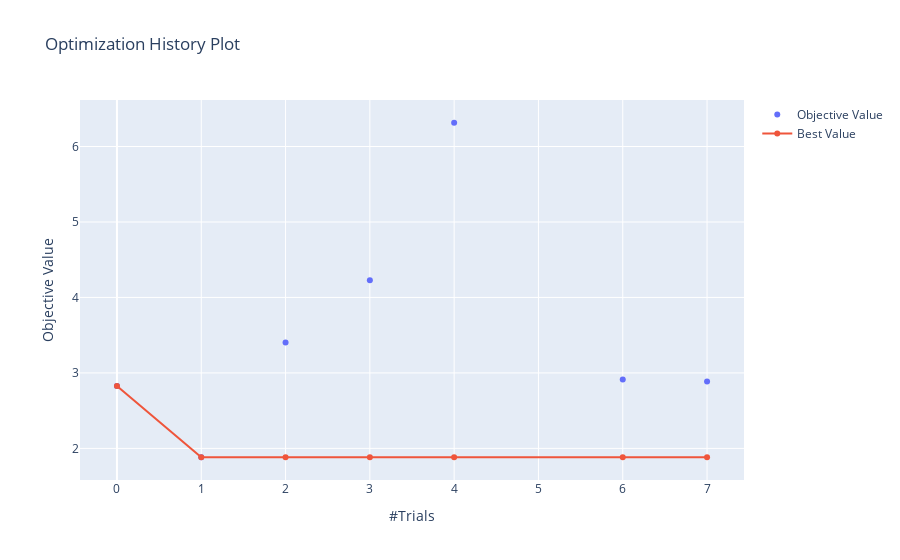

Notebook source saved alongside this figure:
### Markdown cell above
# Start gridsearch

### Code cell
from gdeep.search.gridsearch import Gridsearch

pipe = Pipeline(model, [dl_tr, dl_ts], loss_fn, writer)

search = Gridsearch(pipe, "loss", n_trials=10)
search.start(optimizers, n_epochs=1, batch_size=512, lr=lr_range)

### Figure 1 — Plotly figure (JSON) as saved in the notebook; plotly's stock layout.template omitted (floating-point values rounded to 4 significant figures)
{"data": [{"mode": "markers", "name": "Objective Value", "type": "scatter", "x": [0, 1, 2, 3, 4, 6, 7], "y": [2.828, 1.883, 3.404, 4.227, 6.315, 2.913, 2.886]}, {"name": "Best Value", "type": "scatter", "x": [0, 1, 2, 3, 4, 6, 7], "y": [2.828, 1.883, 1.883, 1.883, 1.883, 1.883, 1.883]}], "layout": {"title": {"text": "Optimization History Plot"}, "xaxis": {"title": {"text": "#Trials"}}, "yaxis": {"title": {"text": "Objective Value"}}}}
